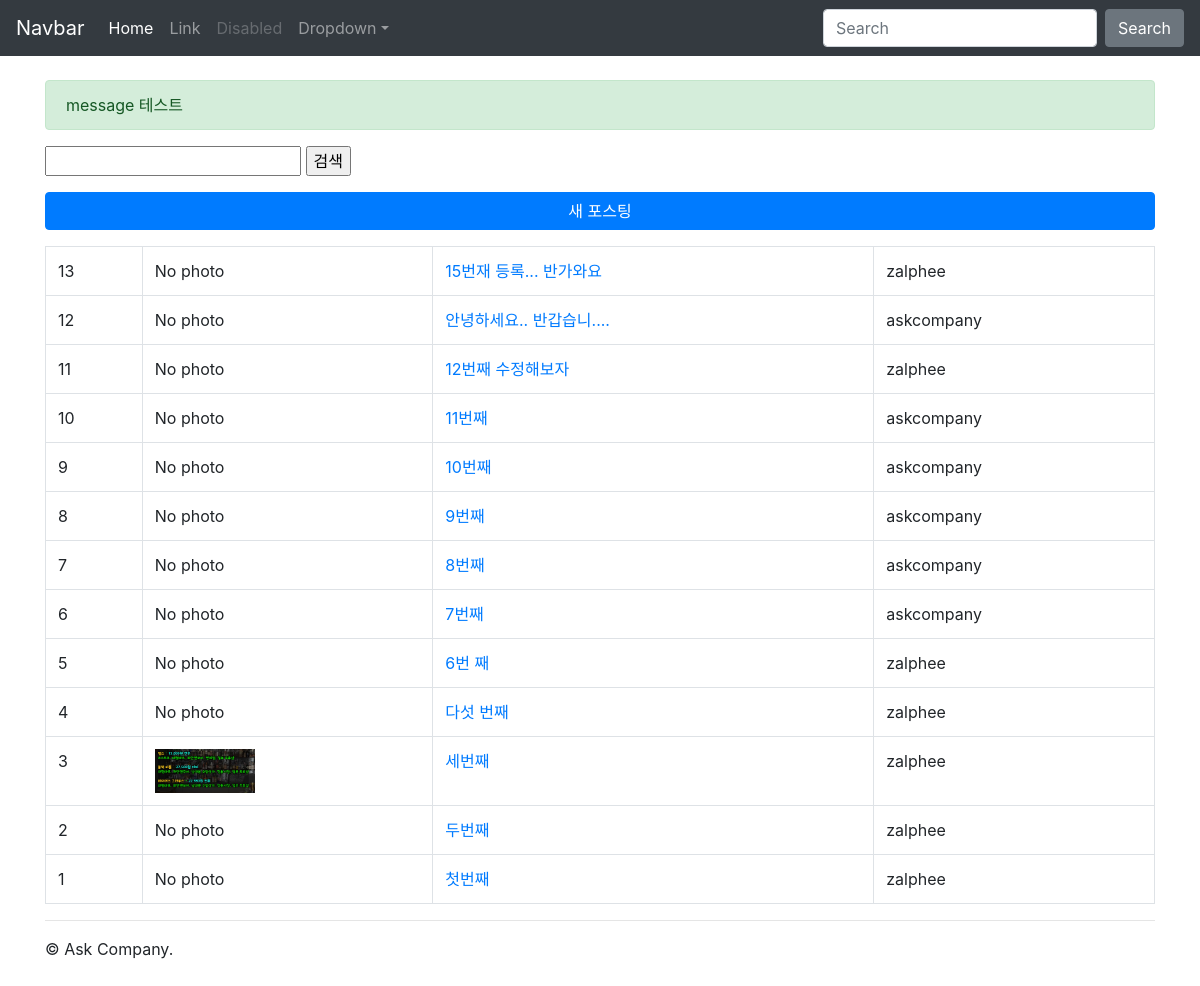
/instagram/, run on an earlier commit of the app's database.
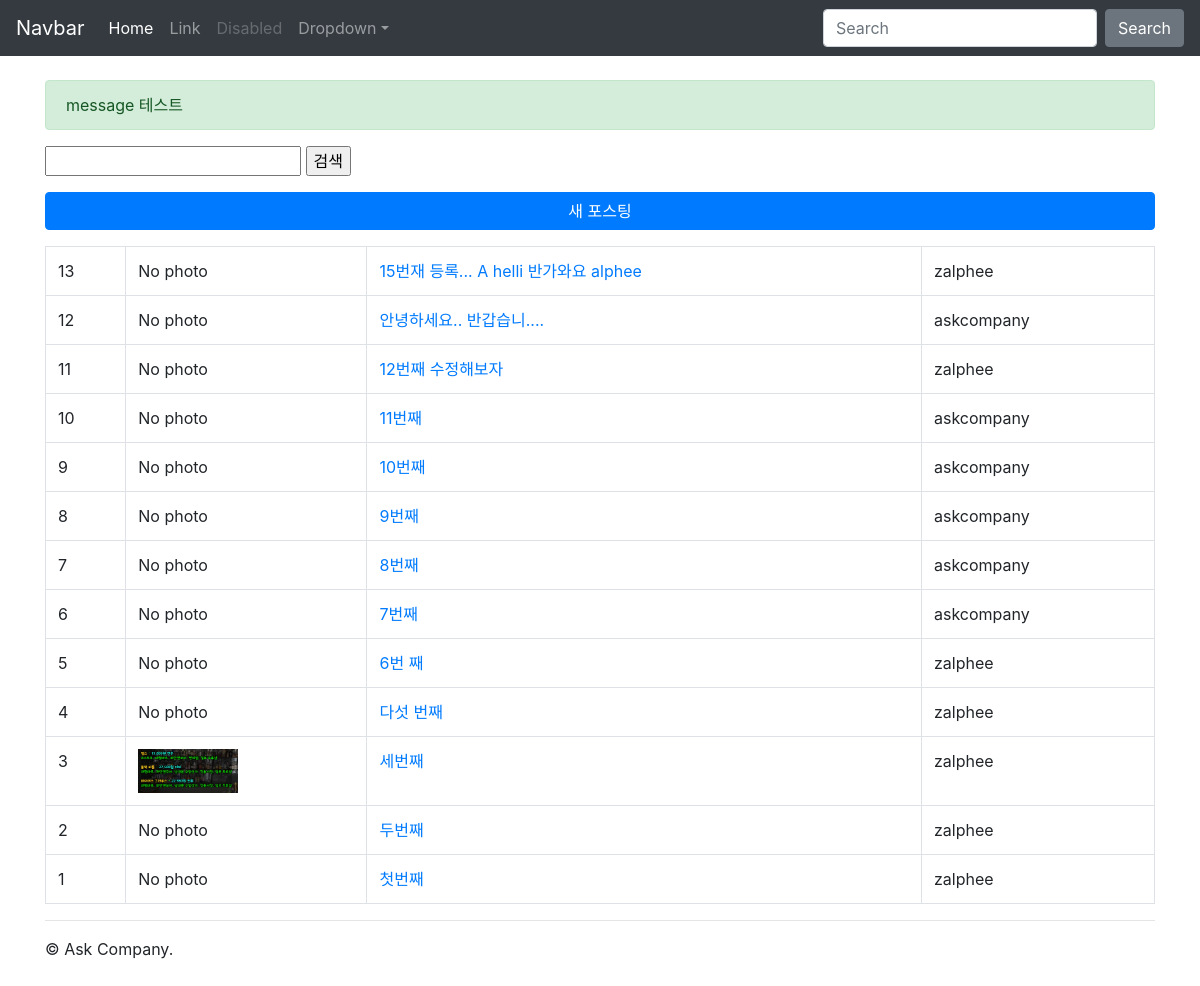
And on a later commit of the database.
### instagram/models.py (models this page shows, shortened)
class Post(models.Model):
    author = models.ForeignKey(settings.AUTH_USER_MODEL, on_delete=CASCADE, related_name="instagram_post_set")
    message = models.TextField(
        validators=[MinLengthValidator(10)]
    )
    photo = models.ImageField(blank=True, upload_to='instagram/post/images/%Y/%m/%d/')
    tag_set = models.ManyToManyField('Tag', blank=True)
    is_public = models.BooleanField(default=False, verbose_name='공개여부')
    created_at = models.DateTimeField(auto_now_add=True)
    updated_at = models.DateTimeField(auto_now=True)
    class Meta:
        ordering = ['-id']
    def get_absolute_url(self):
        return reverse('instagram:post_detail', args=[self.pk])
    def message_length(self):
        return len(self.message)
    message_length.short_description = "메시지 글자수"

### instagram/views.py (the view)
# urls.py: path('', views.post_list, name='post_list'),
def post_list(request):
    qs = Post.objects.all()
    q = request.GET.get('q', '')
    if q:
        qs = qs.filter(message__icontains=q)
    messages.success(request, 'message 테스트')
    return render(request, 'instagram/post_list.html', {
        'post_list': qs,
        'q': q,
    })

### instagram/templates/instagram/post_list.html (shortened to what this page needs)
{% extends "instagram/layout.html" %}
{% load bootstrap4 %}
{% block content %}
    <form action="" method="get">
        <input type="text" name="q" value="{{ q }}">
        <input type="submit" value="검색"/>
    </form>
    <a href="{% url 'instagram:post_new' %}" class="btn btn-primary btn-block mt-3 mb-3">새 포스팅</a>
    <table class='table table-bordered table-hover'>
        <tbody>
            {% for post in post_list %}
            <tr>
                <td>
                    {{ post.pk }}
                </td>
                <td>
                    {% if post.photo %}
                        <img src="{{ post.photo.url }}" alt="" style="width:100px;">
                    {% else %}
                        No photo
                    {% endif %}
                </td>
                <td>
                    <a href="{{ post.get_absolute_url }}">
                        {{ post.message }}
                    </a>
                </td>
                <td>
                    {{ post.author }}
                </td>
            </tr>
            {% endfor %}
            </tbody>
    </table>
{% endblock content %}

What changed in the data, as far as the page shows it:
changed Post id 13: message "15번재 등록... 반가와요" → "15번재 등록... A helli 반가와요 alphee"
